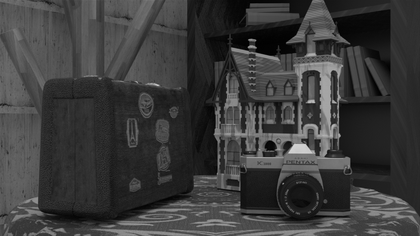
%> input picture hw5/data/scene/bayer_cam1.png, 420 x 236 px, shrunk from 960 x 540 before the run
$ octave hw5_main.m   (GNU Octave 9; MATLAB toolbox functions it lacks are replaced by stand-ins)
%> lines starting %> are read from the running program, lines starting %| are printed output that depends on the picture
### hw5/code/bayer_to_rgb_bicubic.m
%% HW5-a
% generate rgb image from bayer pattern image using bicubic interpolation
function rgb_img = bayer_to_rgb_bicubic(bayer_img)

    %%%%%%%%%%%%%%%%%%%%%%%%%%%%%%%%%%%%%%
    % Your code here
    %1. bilinear
    [M,N,L] = size(bayer_img);
    img = uint8(zeros(M,N,3));
    for i = 2:M-1
        for j = 2:N-1
            if mod(i,2) == 0 && mod(j,2) == 1 %G
                img(i,j,1)=round((bayer_img(i-1,j)+bayer_img(i+1,j))/2);
                img(i,j,2)=round(bayer_img(i,j));
                img(i,j,3)=round((bayer_img(i,j-1)+bayer_img(i,j+1))/2);
            elseif mod(i,2) == 1 && mod(j,2) == 0
                img(i,j,1)=round((bayer_img(i,j-1)+bayer_img(i,j+1))/2);
                img(i,j,2)=round(bayer_img(i,j));
                img(i,j,3)=round((bayer_img(i-1,j)+bayer_img(i+1,j))/2);
            elseif mod(i,2) == 1 %R
                img(i,j,1)=round(bayer_img(i,j));
                img(i,j,2)=round((bayer_img(i-1,j)+bayer_img(i+1,j)+bayer_img(i,j-1)+bayer_img(i,j+1))/4);
                img(i,j,3)=round((bayer_img(i-1,j-1)+bayer_img(i+1,j-1)+bayer_img(i+1,j-1)+bayer_img(i-1,j+1))/4);
            else %B
                img(i,j,1)=round((bayer_img(i-1,j-1)+bayer_img(i+1,j-1)+bayer_img(i+1,j-1)+bayer_img(i-1,j+1))/4);
                img(i,j,2)=round((bayer_img(i-1,j)+bayer_img(i+1,j)+bayer_img(i,j-1)+bayer_img(i,j+1))/4);
                img(i,j,3)=round(bayer_img(i,j));
            end
        end
    end
    bayer_img = img;
    % imshow(bayer_img);
    %%%%%%%%%%%%%%%%%%%%%%%%%%%%%%%%%%%%%%
    rgb_img = bayer_img;
end

### hw5/code/hw5_main.m
%% MATLAB version R2018a


%% read bayer pattern images
data_path = '../data/scene/';
img_path_1 = [data_path,'bayer_cam1.png'];
img_path_2 = [data_path,'bayer_cam2.png'];
bayer_img1 = imread(img_path_1);
%> bayer_img1 is the input picture: size 236x420 uint8; min 0, max 218, mean 59.8
bayer_img2 = imread(img_path_2);
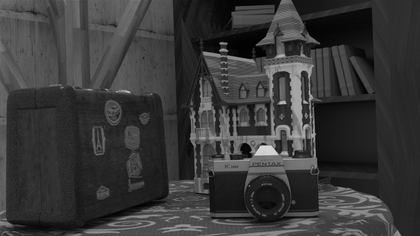
%> input picture hw5/writeup/bayer_cam2.png, 420 x 236 px, shrunk from 960 x 540 before the run
%> bayer_img2 is the input picture: size 236x420 uint8; min 0, max 221, mean 56.9

%% HW5-a
img1 = bayer_to_rgb_bicubic(bayer_img1);
%> after the loop in bayer_to_rgb_bicubic, `for i = 2:M-1`:
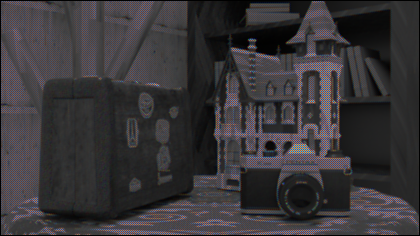
%> img: size 236x420x3 uint8; mean R, G, B 56, 53.4, 56
img2 = bayer_to_rgb_bicubic(bayer_img2);
%> after the loop in bayer_to_rgb_bicubic (call 2), `for i = 2:M-1`:
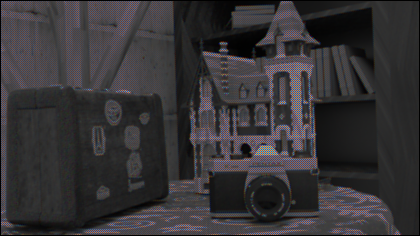
%> img: size 236x420x3 uint8; mean R, G, B 53.6, 51.4, 53.6

%% read feature points
%> (the run ends here)
